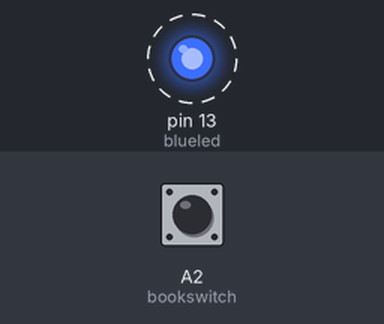
Recording of a sketch running on a simulated Arduino Uno, built with avr-gcc and run on an emulated ATmega328P. Parts: output pins drawn as LEDs (lit = HIGH). Dashed ring = blinking. Inputs (shaded band) come from the test bench; at power-on: A2 (bookswitch) LOW.

Above: at 0.2 s.
Timing chart, 0 to 3.0 s (numbered marks = the images above):
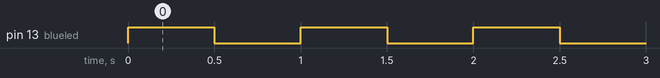

Measured:
- by itself, pin 13 (blueled): alternates HIGH for 0.50 s and LOW for 0.50 s

The sketch:

nov4_switch.ino
```cpp
const int bookswitch = A2;
const int redled = 12;
const int blueled = 13;

void setup() {
  // put your setup code here, to run once:
  pinMode(LED_BUILTIN, OUTPUT);
}

void loop() {
  // put your main code here, to run repeatedly:
  int bookcurrent = digitalRead(bookswitch);

  if (bookcurrent == HIGH) {
    digitalWrite(redled, HIGH);
    digitalWrite (blueled, LOW);
  }
  else if (bookcurrent == LOW) {
    digitalWrite (redled, LOW);
    digitalWrite (blueled, HIGH);
    delay (500);
    digitalWrite (blueled, LOW);
    delay (500);
  }
}
```
